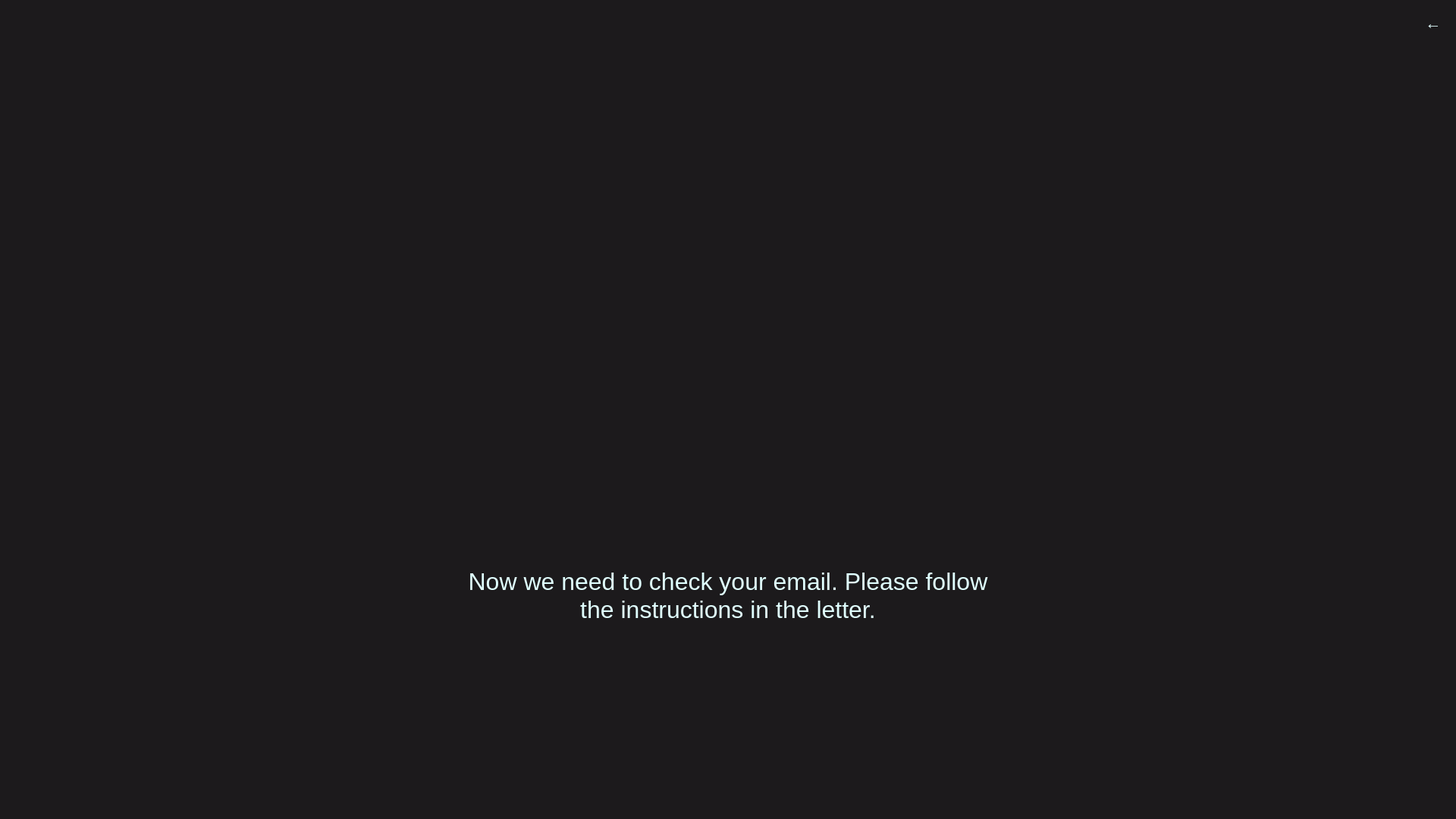
<?xml version="1.0" encoding="UTF-8"?>
<ui version="4.0">
 <class>MainWindow</class>
 <widget class="QMainWindow" name="MainWindow">
  <property name="geometry">
   <rect>
    <x>0</x>
    <y>0</y>
    <width>1920</width>
    <height>1080</height>
   </rect>
  </property>
  <property name="sizePolicy">
   <sizepolicy hsizetype="Preferred" vsizetype="Preferred">
    <horstretch>0</horstretch>
    <verstretch>0</verstretch>
   </sizepolicy>
  </property>
  <property name="font">
   <font>
    <pointsize>16</pointsize>
    <stylestrategy>PreferDefault</stylestrategy>
   </font>
  </property>
  <property name="contextMenuPolicy">
   <enum>Qt::ContextMenuPolicy::NoContextMenu</enum>
  </property>
  <property name="windowTitle">
   <string>Jessenger</string>
  </property>
  <property name="styleSheet">
   <string notr="true">background-color: rgb(28, 26, 28);
color: rgb(224, 255, 255);</string>
  </property>
  <property name="documentMode">
   <bool>false</bool>
  </property>
  <property name="tabShape">
   <enum>QTabWidget::TabShape::Rounded</enum>
  </property>
  <property name="unifiedTitleAndToolBarOnMac">
   <bool>false</bool>
  </property>
  <widget class="QWidget" name="centralwidget">
   <widget class="QStackedWidget" name="stackedWidget">
    <property name="geometry">
     <rect>
      <x>0</x>
      <y>0</y>
      <width>1920</width>
      <height>1080</height>
     </rect>
    </property>
    <property name="currentIndex">
     <number>4</number>
    </property>
    <widget class="QWidget" name="signPage">
     <widget class="QFrame" name="signWrap">
      <property name="geometry">
       <rect>
        <x>835</x>
        <y>435</y>
        <width>330</width>
        <height>180</height>
       </rect>
      </property>
      <property name="font">
       <font>
        <pointsize>9</pointsize>
        <stylestrategy>PreferDefault</stylestrategy>
       </font>
      </property>
      <property name="styleSheet">
       <string notr="true">background-color: rgb(43, 41, 43);
border-radius: 3px;</string>
      </property>
      <property name="frameShape">
       <enum>QFrame::Shape::StyledPanel</enum>
      </property>
      <property name="frameShadow">
       <enum>QFrame::Shadow::Raised</enum>
      </property>
      <widget class="QLabel" name="signLabel">
       <property name="geometry">
        <rect>
         <x>0</x>
         <y>10</y>
         <width>330</width>
         <height>40</height>
        </rect>
       </property>
       <property name="font">
        <font>
         <pointsize>16</pointsize>
        </font>
       </property>
       <property name="text">
        <string>Hey! There's time to sign...</string>
       </property>
       <property name="alignment">
        <set>Qt::AlignmentFlag::AlignCenter</set>
       </property>
      </widget>
      <widget class="QPushButton" name="goToSignInButton">
       <property name="geometry">
        <rect>
         <x>25</x>
         <y>60</y>
         <width>280</width>
         <height>50</height>
        </rect>
       </property>
       <property name="font">
        <font>
         <pointsize>16</pointsize>
        </font>
       </property>
       <property name="styleSheet">
        <string notr="true">background-color: rgb(61, 59, 61);
border-radius: 3px;
</string>
       </property>
       <property name="text">
        <string>in</string>
       </property>
      </widget>
      <widget class="QPushButton" name="goToSignUpButton">
       <property name="geometry">
        <rect>
         <x>25</x>
         <y>120</y>
         <width>280</width>
         <height>50</height>
        </rect>
       </property>
       <property name="font">
        <font>
         <pointsize>16</pointsize>
        </font>
       </property>
       <property name="styleSheet">
        <string notr="true">background-color: rgb(61, 59, 61);
border-radius: 3px;
</string>
       </property>
       <property name="text">
        <string>up</string>
       </property>
      </widget>
     </widget>
    </widget>
    <widget class="QWidget" name="signInFormPage">
     <widget class="QFrame" name="signInFormWrap">
      <property name="geometry">
       <rect>
        <x>810</x>
        <y>435</y>
        <width>300</width>
        <height>210</height>
       </rect>
      </property>
      <property name="font">
       <font>
        <pointsize>9</pointsize>
        <stylestrategy>PreferDefault</stylestrategy>
       </font>
      </property>
      <property name="styleSheet">
       <string notr="true">background-color: rgb(43, 41, 43);
border-radius: 3px;</string>
      </property>
      <property name="frameShape">
       <enum>QFrame::Shape::StyledPanel</enum>
      </property>
      <property name="frameShadow">
       <enum>QFrame::Shadow::Raised</enum>
      </property>
      <widget class="QLabel" name="signInWelcomeLabel">
       <property name="geometry">
        <rect>
         <x>0</x>
         <y>10</y>
         <width>300</width>
         <height>40</height>
        </rect>
       </property>
       <property name="font">
        <font>
         <pointsize>16</pointsize>
        </font>
       </property>
       <property name="text">
        <string>Glad to see you again!</string>
       </property>
       <property name="alignment">
        <set>Qt::AlignmentFlag::AlignCenter</set>
       </property>
      </widget>
      <widget class="QLineEdit" name="signInEmailLineEdit">
       <property name="geometry">
        <rect>
         <x>20</x>
         <y>60</y>
         <width>260</width>
         <height>40</height>
        </rect>
       </property>
       <property name="font">
        <font>
         <pointsize>16</pointsize>
        </font>
       </property>
       <property name="styleSheet">
        <string notr="true">background-color: rgb(61, 59, 61);</string>
       </property>
       <property name="text">
        <string/>
       </property>
       <property name="placeholderText">
        <string>E-mail</string>
       </property>
      </widget>
      <widget class="QLineEdit" name="signInPasswordLineEdit">
       <property name="geometry">
        <rect>
         <x>20</x>
         <y>110</y>
         <width>260</width>
         <height>40</height>
        </rect>
       </property>
       <property name="font">
        <font>
         <pointsize>16</pointsize>
        </font>
       </property>
       <property name="styleSheet">
        <string notr="true">background-color: rgb(61, 59, 61);</string>
       </property>
       <property name="inputMask">
        <string/>
       </property>
       <property name="text">
        <string/>
       </property>
       <property name="placeholderText">
        <string notr="true">Password</string>
       </property>
      </widget>
      <widget class="QPushButton" name="signInButton">
       <property name="geometry">
        <rect>
         <x>20</x>
         <y>160</y>
         <width>260</width>
         <height>40</height>
        </rect>
       </property>
       <property name="font">
        <font>
         <pointsize>16</pointsize>
        </font>
       </property>
       <property name="styleSheet">
        <string notr="true">background-color: rgb(71, 69, 71);
border-radius: 3px;
</string>
       </property>
       <property name="text">
        <string>Sign in</string>
       </property>
      </widget>
      <widget class="QLabel" name="signInWarning">
       <property name="geometry">
        <rect>
         <x>0</x>
         <y>210</y>
         <width>300</width>
         <height>200</height>
        </rect>
       </property>
       <property name="font">
        <font>
         <pointsize>16</pointsize>
        </font>
       </property>
       <property name="styleSheet">
        <string notr="true">color: rgb(170, 0, 0);</string>
       </property>
       <property name="text">
        <string/>
       </property>
       <property name="alignment">
        <set>Qt::AlignmentFlag::AlignHCenter|Qt::AlignmentFlag::AlignTop</set>
       </property>
       <property name="wordWrap">
        <bool>true</bool>
       </property>
      </widget>
     </widget>
     <widget class="QLabel" name="signInWaitingLabel">
      <property name="geometry">
       <rect>
        <x>860</x>
        <y>230</y>
        <width>200</width>
        <height>200</height>
       </rect>
      </property>
      <property name="text">
       <string/>
      </property>
      <property name="alignment">
       <set>Qt::AlignmentFlag::AlignCenter</set>
      </property>
     </widget>
     <widget class="QPushButton" name="fromSignInToSignUpButton">
      <property name="geometry">
       <rect>
        <x>795</x>
        <y>10</y>
        <width>330</width>
        <height>40</height>
       </rect>
      </property>
      <property name="font">
       <font>
        <pointsize>16</pointsize>
       </font>
      </property>
      <property name="styleSheet">
       <string notr="true">background-color: rgb(28, 26, 28);
border: none;</string>
      </property>
      <property name="text">
       <string>Don't have an account yet?</string>
      </property>
     </widget>
    </widget>
    <widget class="QWidget" name="signUpFormPage">
     <widget class="QFrame" name="signUpFormWrap">
      <property name="geometry">
       <rect>
        <x>810</x>
        <y>410</y>
        <width>300</width>
        <height>260</height>
       </rect>
      </property>
      <property name="font">
       <font>
        <pointsize>9</pointsize>
        <stylestrategy>PreferDefault</stylestrategy>
       </font>
      </property>
      <property name="styleSheet">
       <string notr="true">background-color: rgb(43, 41, 43);
border-radius: 3px;</string>
      </property>
      <property name="frameShape">
       <enum>QFrame::Shape::StyledPanel</enum>
      </property>
      <property name="frameShadow">
       <enum>QFrame::Shadow::Raised</enum>
      </property>
      <widget class="QLabel" name="signUpWelcomeLabel">
       <property name="geometry">
        <rect>
         <x>0</x>
         <y>10</y>
         <width>300</width>
         <height>40</height>
        </rect>
       </property>
       <property name="font">
        <font>
         <pointsize>16</pointsize>
        </font>
       </property>
       <property name="text">
        <string>Let's get acquainted!</string>
       </property>
       <property name="alignment">
        <set>Qt::AlignmentFlag::AlignCenter</set>
       </property>
      </widget>
      <widget class="QLineEdit" name="signUpEmailLineEdit">
       <property name="geometry">
        <rect>
         <x>20</x>
         <y>110</y>
         <width>260</width>
         <height>40</height>
        </rect>
       </property>
       <property name="font">
        <font>
         <pointsize>16</pointsize>
        </font>
       </property>
       <property name="styleSheet">
        <string notr="true">background-color: rgb(61, 59, 61);</string>
       </property>
       <property name="text">
        <string/>
       </property>
       <property name="placeholderText">
        <string>E-mail</string>
       </property>
      </widget>
      <widget class="QLineEdit" name="signUpPasswordLineEdit">
       <property name="geometry">
        <rect>
         <x>20</x>
         <y>160</y>
         <width>260</width>
         <height>40</height>
        </rect>
       </property>
       <property name="font">
        <font>
         <pointsize>16</pointsize>
        </font>
       </property>
       <property name="styleSheet">
        <string notr="true">background-color: rgb(61, 59, 61);</string>
       </property>
       <property name="text">
        <string/>
       </property>
       <property name="placeholderText">
        <string>Password</string>
       </property>
      </widget>
      <widget class="QLineEdit" name="signUpUsernameLineEdit">
       <property name="geometry">
        <rect>
         <x>20</x>
         <y>60</y>
         <width>260</width>
         <height>40</height>
        </rect>
       </property>
       <property name="font">
        <font>
         <pointsize>16</pointsize>
        </font>
       </property>
       <property name="styleSheet">
        <string notr="true">background-color: rgb(61, 59, 61);
</string>
       </property>
       <property name="text">
        <string/>
       </property>
       <property name="placeholderText">
        <string>Username</string>
       </property>
      </widget>
      <widget class="QPushButton" name="signUpButton">
       <property name="geometry">
        <rect>
         <x>20</x>
         <y>210</y>
         <width>260</width>
         <height>40</height>
        </rect>
       </property>
       <property name="font">
        <font>
         <pointsize>16</pointsize>
        </font>
       </property>
       <property name="styleSheet">
        <string notr="true">background-color: rgb(71, 69, 71);
border-radius: 3px;
</string>
       </property>
       <property name="text">
        <string>Sign up</string>
       </property>
      </widget>
      <widget class="QLabel" name="signUpWarning">
       <property name="geometry">
        <rect>
         <x>0</x>
         <y>260</y>
         <width>300</width>
         <height>200</height>
        </rect>
       </property>
       <property name="font">
        <font>
         <pointsize>16</pointsize>
        </font>
       </property>
       <property name="styleSheet">
        <string notr="true">color: rgb(170, 0, 0);</string>
       </property>
       <property name="text">
        <string/>
       </property>
       <property name="alignment">
        <set>Qt::AlignmentFlag::AlignHCenter|Qt::AlignmentFlag::AlignTop</set>
       </property>
       <property name="wordWrap">
        <bool>true</bool>
       </property>
      </widget>
     </widget>
     <widget class="QLabel" name="signUpWaitingLabel">
      <property name="geometry">
       <rect>
        <x>860</x>
        <y>200</y>
        <width>200</width>
        <height>200</height>
       </rect>
      </property>
      <property name="text">
       <string/>
      </property>
      <property name="alignment">
       <set>Qt::AlignmentFlag::AlignCenter</set>
      </property>
     </widget>
     <widget class="QPushButton" name="fromSignUpToSignInButton">
      <property name="geometry">
       <rect>
        <x>810</x>
        <y>10</y>
        <width>300</width>
        <height>40</height>
       </rect>
      </property>
      <property name="font">
       <font>
        <pointsize>16</pointsize>
       </font>
      </property>
      <property name="styleSheet">
       <string notr="true">background-color: rgb(28, 26, 28);
border: none;</string>
      </property>
      <property name="text">
       <string>Already have an account?</string>
      </property>
     </widget>
    </widget>
    <widget class="QWidget" name="homePage">
     <widget class="QLineEdit" name="findUserLineEdit">
      <property name="geometry">
       <rect>
        <x>10</x>
        <y>10</y>
        <width>580</width>
        <height>40</height>
       </rect>
      </property>
      <property name="font">
       <font>
        <pointsize>16</pointsize>
       </font>
      </property>
      <property name="styleSheet">
       <string notr="true">background-color: rgb(61, 59, 61);
border-radius: 3px;
</string>
      </property>
      <property name="text">
       <string/>
      </property>
      <property name="placeholderText">
       <string>For whom we search?</string>
      </property>
     </widget>
     <widget class="QLabel" name="connectionStatement">
      <property name="geometry">
       <rect>
        <x>10</x>
        <y>1030</y>
        <width>540</width>
        <height>40</height>
       </rect>
      </property>
      <property name="font">
       <font>
        <pointsize>16</pointsize>
       </font>
      </property>
      <property name="styleSheet">
       <string notr="true"/>
      </property>
      <property name="text">
       <string>Connecting...</string>
      </property>
      <property name="alignment">
       <set>Qt::AlignmentFlag::AlignLeading|Qt::AlignmentFlag::AlignLeft|Qt::AlignmentFlag::AlignVCenter</set>
      </property>
     </widget>
     <widget class="QFrame" name="workspaceFrame">
      <property name="geometry">
       <rect>
        <x>610</x>
        <y>0</y>
        <width>1700</width>
        <height>1080</height>
       </rect>
      </property>
      <property name="font">
       <font>
        <pointsize>14</pointsize>
       </font>
      </property>
      <property name="styleSheet">
       <string notr="true">background-color: rgb(33, 31, 33);</string>
      </property>
      <property name="frameShape">
       <enum>QFrame::Shape::StyledPanel</enum>
      </property>
      <property name="frameShadow">
       <enum>QFrame::Shadow::Raised</enum>
      </property>
      <widget class="QLineEdit" name="messageLineEdit">
       <property name="geometry">
        <rect>
         <x>10</x>
         <y>1030</y>
         <width>1240</width>
         <height>40</height>
        </rect>
       </property>
       <property name="font">
        <font>
         <pointsize>16</pointsize>
        </font>
       </property>
       <property name="styleSheet">
        <string notr="true">background-color: rgb(61, 59, 61);
border-radius: 3px;
</string>
       </property>
       <property name="text">
        <string/>
       </property>
       <property name="placeholderText">
        <string>Type here... Isn't that obvious?</string>
       </property>
      </widget>
      <widget class="QPushButton" name="sendMessageButton">
       <property name="enabled">
        <bool>false</bool>
       </property>
       <property name="geometry">
        <rect>
         <x>1260</x>
         <y>1030</y>
         <width>40</width>
         <height>40</height>
        </rect>
       </property>
       <property name="font">
        <font>
         <pointsize>16</pointsize>
        </font>
       </property>
       <property name="styleSheet">
        <string notr="true">background-color: rgb(61, 59, 61);
border-radius: 3px;</string>
       </property>
       <property name="text">
        <string>✈</string>
       </property>
      </widget>
      <widget class="QLabel" name="currentChatName">
       <property name="geometry">
        <rect>
         <x>10</x>
         <y>10</y>
         <width>1290</width>
         <height>40</height>
        </rect>
       </property>
       <property name="font">
        <font>
         <pointsize>16</pointsize>
        </font>
       </property>
       <property name="text">
        <string/>
       </property>
      </widget>
      <widget class="QScrollArea" name="messagesScrollArea">
       <property name="geometry">
        <rect>
         <x>10</x>
         <y>60</y>
         <width>1290</width>
         <height>960</height>
        </rect>
       </property>
       <property name="styleSheet">
        <string notr="true">border: none;</string>
       </property>
       <property name="verticalScrollBarPolicy">
        <enum>Qt::ScrollBarPolicy::ScrollBarAsNeeded</enum>
       </property>
       <property name="horizontalScrollBarPolicy">
        <enum>Qt::ScrollBarPolicy::ScrollBarAlwaysOff</enum>
       </property>
       <property name="sizeAdjustPolicy">
        <enum>QAbstractScrollArea::SizeAdjustPolicy::AdjustToContents</enum>
       </property>
       <property name="widgetResizable">
        <bool>true</bool>
       </property>
       <widget class="QWidget" name="messagesContainer">
        <property name="geometry">
         <rect>
          <x>0</x>
          <y>0</y>
          <width>1290</width>
          <height>960</height>
         </rect>
        </property>
        <widget class="QWidget" name="verticalLayoutWidget_2">
         <property name="geometry">
          <rect>
           <x>0</x>
           <y>0</y>
           <width>1291</width>
           <height>961</height>
          </rect>
         </property>
         <layout class="QVBoxLayout" name="messages">
          <property name="spacing">
           <number>10</number>
          </property>
         </layout>
        </widget>
       </widget>
      </widget>
      <zorder>messageLineEdit</zorder>
      <zorder>currentChatName</zorder>
      <zorder>messagesScrollArea</zorder>
      <zorder>sendMessageButton</zorder>
     </widget>
     <widget class="QScrollArea" name="chatsScrollArea">
      <property name="geometry">
       <rect>
        <x>10</x>
        <y>60</y>
        <width>580</width>
        <height>960</height>
       </rect>
      </property>
      <property name="styleSheet">
       <string notr="true">border: none;</string>
      </property>
      <property name="verticalScrollBarPolicy">
       <enum>Qt::ScrollBarPolicy::ScrollBarAlwaysOff</enum>
      </property>
      <property name="horizontalScrollBarPolicy">
       <enum>Qt::ScrollBarPolicy::ScrollBarAlwaysOff</enum>
      </property>
      <property name="widgetResizable">
       <bool>true</bool>
      </property>
      <widget class="QWidget" name="chatsContainer">
       <property name="geometry">
        <rect>
         <x>0</x>
         <y>0</y>
         <width>580</width>
         <height>960</height>
        </rect>
       </property>
       <widget class="QWidget" name="verticalLayoutWidget">
        <property name="geometry">
         <rect>
          <x>0</x>
          <y>0</y>
          <width>581</width>
          <height>991</height>
         </rect>
        </property>
        <layout class="QVBoxLayout" name="chats">
         <property name="spacing">
          <number>0</number>
         </property>
        </layout>
       </widget>
      </widget>
     </widget>
     <widget class="QPushButton" name="goToCreateGroupPageButton">
      <property name="enabled">
       <bool>true</bool>
      </property>
      <property name="geometry">
       <rect>
        <x>560</x>
        <y>1030</y>
        <width>40</width>
        <height>40</height>
       </rect>
      </property>
      <property name="font">
       <font>
        <pointsize>16</pointsize>
       </font>
      </property>
      <property name="styleSheet">
       <string notr="true">background-color: rgb(28, 26, 28);
border: none;</string>
      </property>
      <property name="text">
       <string>+</string>
      </property>
     </widget>
    </widget>
    <widget class="QWidget" name="confirmEmailPage">
     <widget class="QLabel" name="confirmEmailPictureLabel">
      <property name="geometry">
       <rect>
        <x>675</x>
        <y>225</y>
        <width>570</width>
        <height>480</height>
       </rect>
      </property>
      <property name="font">
       <font>
        <pointsize>72</pointsize>
       </font>
      </property>
      <property name="focusPolicy">
       <enum>Qt::FocusPolicy::NoFocus</enum>
      </property>
      <property name="text">
       <string/>
      </property>
      <property name="scaledContents">
       <bool>true</bool>
      </property>
      <property name="alignment">
       <set>Qt::AlignmentFlag::AlignCenter</set>
      </property>
      <property name="wordWrap">
       <bool>true</bool>
      </property>
     </widget>
     <widget class="QPushButton" name="backToSignButton">
      <property name="enabled">
       <bool>true</bool>
      </property>
      <property name="geometry">
       <rect>
        <x>1870</x>
        <y>10</y>
        <width>40</width>
        <height>40</height>
       </rect>
      </property>
      <property name="font">
       <font>
        <pointsize>16</pointsize>
       </font>
      </property>
      <property name="styleSheet">
       <string notr="true">background-color: rgb(28, 26, 28);
border: none;</string>
      </property>
      <property name="text">
       <string>←</string>
      </property>
     </widget>
     <widget class="QLabel" name="confirmEmailTextLabel">
      <property name="geometry">
       <rect>
        <x>610</x>
        <y>710</y>
        <width>700</width>
        <height>150</height>
       </rect>
      </property>
      <property name="font">
       <font>
        <pointsize>24</pointsize>
       </font>
      </property>
      <property name="text">
       <string>Now we need to check your email. Please follow the instructions in the letter.</string>
      </property>
      <property name="alignment">
       <set>Qt::AlignmentFlag::AlignCenter</set>
      </property>
      <property name="wordWrap">
       <bool>true</bool>
      </property>
     </widget>
    </widget>
    <widget class="QWidget" name="createGroupPage">
     <widget class="QFrame" name="createGroupWrap">
      <property name="geometry">
       <rect>
        <x>800</x>
        <y>430</y>
        <width>320</width>
        <height>210</height>
       </rect>
      </property>
      <property name="font">
       <font>
        <pointsize>9</pointsize>
        <stylestrategy>PreferDefault</stylestrategy>
       </font>
      </property>
      <property name="styleSheet">
       <string notr="true">background-color: rgb(43, 41, 43);
border-radius: 3px;</string>
      </property>
      <property name="frameShape">
       <enum>QFrame::Shape::StyledPanel</enum>
      </property>
      <property name="frameShadow">
       <enum>QFrame::Shadow::Raised</enum>
      </property>
      <widget class="QLabel" name="createGroupLabel">
       <property name="geometry">
        <rect>
         <x>0</x>
         <y>10</y>
         <width>320</width>
         <height>40</height>
        </rect>
       </property>
       <property name="font">
        <font>
         <pointsize>16</pointsize>
        </font>
       </property>
       <property name="text">
        <string>Create a new group. Now!</string>
       </property>
       <property name="alignment">
        <set>Qt::AlignmentFlag::AlignCenter</set>
       </property>
      </widget>
      <widget class="QPushButton" name="createGroupButton">
       <property name="geometry">
        <rect>
         <x>9</x>
         <y>110</y>
         <width>300</width>
         <height>40</height>
        </rect>
       </property>
       <property name="font">
        <font>
         <pointsize>16</pointsize>
        </font>
       </property>
       <property name="styleSheet">
        <string notr="true">background-color: rgb(61, 59, 61);
border-radius: 3px;
</string>
       </property>
       <property name="text">
        <string>Create</string>
       </property>
      </widget>
      <widget class="QLineEdit" name="groupNameLineEdit">
       <property name="geometry">
        <rect>
         <x>10</x>
         <y>60</y>
         <width>300</width>
         <height>40</height>
        </rect>
       </property>
       <property name="font">
        <font>
         <pointsize>16</pointsize>
        </font>
       </property>
       <property name="styleSheet">
        <string notr="true">background-color: rgb(61, 59, 61);
</string>
       </property>
       <property name="text">
        <string/>
       </property>
       <property name="alignment">
        <set>Qt::AlignmentFlag::AlignLeading|Qt::AlignmentFlag::AlignLeft|Qt::AlignmentFlag::AlignVCenter</set>
       </property>
       <property name="placeholderText">
        <string>Group name</string>
       </property>
      </widget>
      <widget class="QPushButton" name="createGroupGoBackButton">
       <property name="geometry">
        <rect>
         <x>10</x>
         <y>160</y>
         <width>300</width>
         <height>40</height>
        </rect>
       </property>
       <property name="font">
        <font>
         <pointsize>14</pointsize>
        </font>
       </property>
       <property name="styleSheet">
        <string notr="true">background-color: rgb(43, 41, 43);
border: none;
</string>
       </property>
       <property name="text">
        <string>Or go back</string>
       </property>
      </widget>
      <widget class="QLabel" name="createGroupWarning">
       <property name="geometry">
        <rect>
         <x>0</x>
         <y>200</y>
         <width>320</width>
         <height>200</height>
        </rect>
       </property>
       <property name="font">
        <font>
         <pointsize>16</pointsize>
        </font>
       </property>
       <property name="styleSheet">
        <string notr="true">color: rgb(170, 0, 0);</string>
       </property>
       <property name="text">
        <string/>
       </property>
       <property name="alignment">
        <set>Qt::AlignmentFlag::AlignHCenter|Qt::AlignmentFlag::AlignTop</set>
       </property>
      </widget>
     </widget>
     <widget class="QLabel" name="createGroupWaitingLabel">
      <property name="geometry">
       <rect>
        <x>860</x>
        <y>220</y>
        <width>200</width>
        <height>200</height>
       </rect>
      </property>
      <property name="text">
       <string/>
      </property>
      <property name="alignment">
       <set>Qt::AlignmentFlag::AlignCenter</set>
      </property>
     </widget>
    </widget>
   </widget>
  </widget>
 </widget>
 <resources/>
 <connections/>
</ui>
